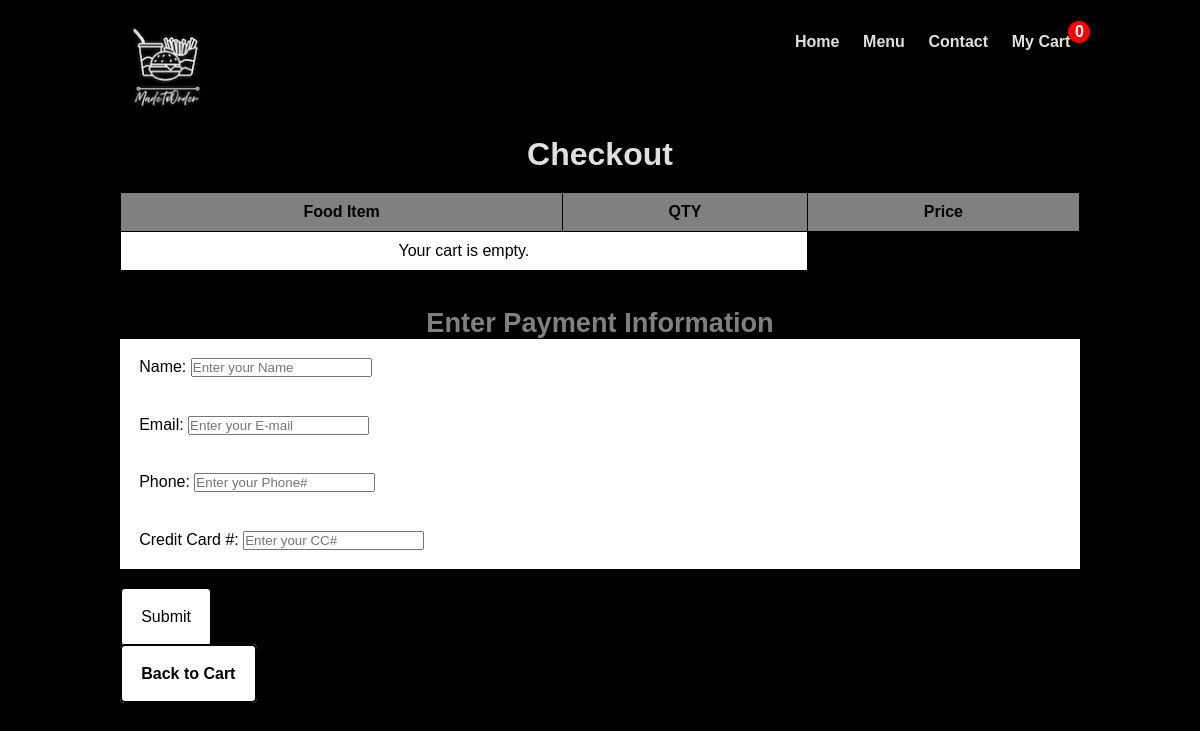
Page /checkout.php on the earlier database version.
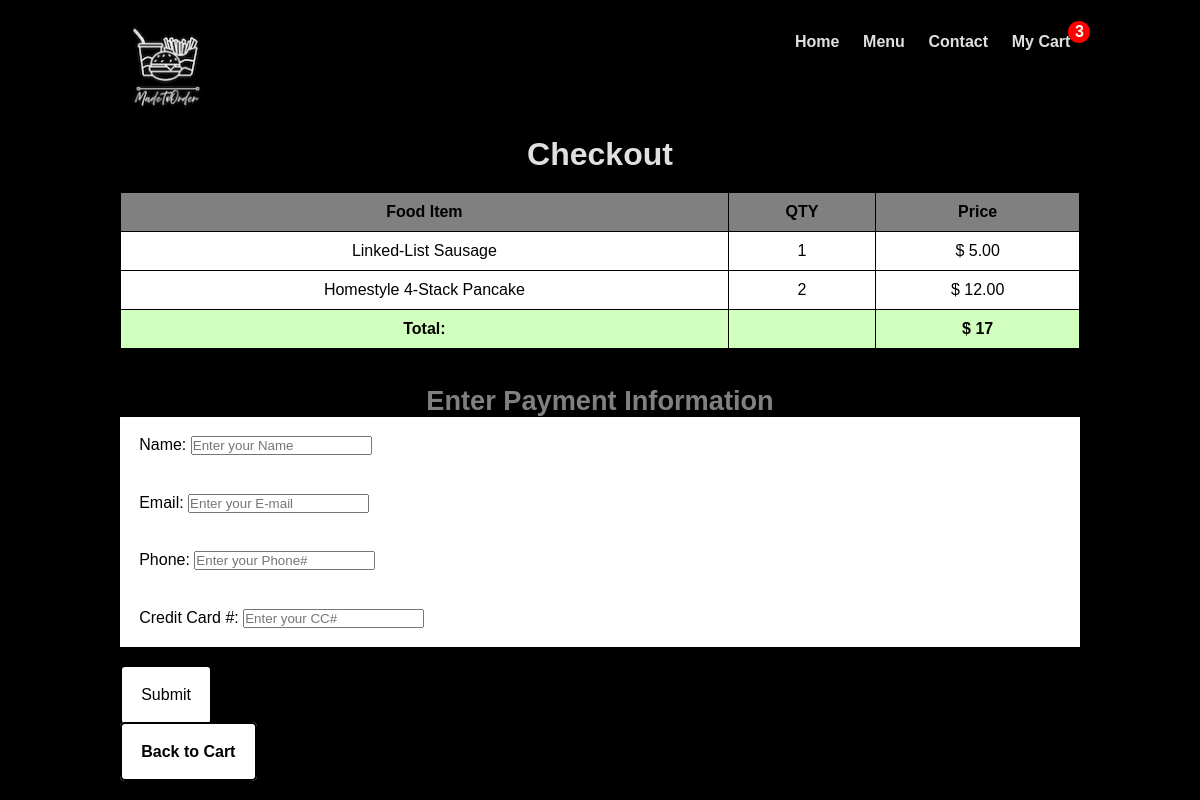
Same page on the later database version.
### tables this page shows
CREATE TABLE `cart` (
  `name` varchar(50) NOT NULL,
  `price` decimal(10,2) NOT NULL,
  `image` varchar(191) NOT NULL,
  `quantity` int(20) NOT NULL,
  `id` int(11) NOT NULL
);

### checkout.php (the view, shortened to what this page needs)
<?php
include ('admin/config/dbcon.php');
$cart_query = mysqli_query($con, "SELECT * FROM `cart`");
$total = 0;
if (mysqli_num_rows($cart_query) > 0) {
    while ($cart_item = mysqli_fetch_assoc($cart_query)) {
        $total += $cart_item['price'];
    }
}
?>
<!DOCTYPE html>
<html lang="en">
<head>
    <link rel="stylesheet" href="style.css">
    <link
    rel="stylesheet"
    href="https://cdnjs.cloudflare.com/ajax/libs/font-awesome/6.4.2/css/all.min.css"
    />
</head>
<body>
    <section class="navbar">
        <div class="container">
            <div class="logo">
                <a href="#" title="Logo">
                    <img src="images\logo.png" alt="Restaurant Logo" class="img-responsive">
                </a>
            </div>
            <div class="menu text-right">
                <ul>
                    <li>
                        <a href="index.php">Home</a>
                    </li>
                    <li>
                        <a href="menu.php">Menu</a>
                    </li>
                    <li>
                    <a href="contact.php">Contact</a>
                    </li>
                    <li>
<?php
$total_quantity_query = mysqli_query($con, "SELECT SUM(quantity) AS total_quantity FROM `cart`");
$total_quantity = mysqli_fetch_assoc($total_quantity_query)['total_quantity'] ?? 0;
?>
                        <a href ="cart.php" class = "cart-icon" id="shoppingCart"><span><?php echo $total_quantity; ?></span>My Cart</a>
                    </li>
                </ul>
            </div>
        </div>
    </section>
    <section class="checkout">
        <div class="container">
            <h2 class="text-center">Checkout</h2>
            <table class="table">
                <thead>
                    <tr>
                        <th>Food Item</th>
                        <th> QTY</th>
                        <th>Price</th>
                    </tr>
                </thead>
                <tbody>
                    <?php
                    $cart_query = mysqli_query($con, "SELECT * FROM `cart`");
                    if (mysqli_num_rows($cart_query) > 0) {
                        while ($cart_item = mysqli_fetch_assoc($cart_query)) {
                            echo "
                                <tr>
                                    <td>{$cart_item['name']}</td>
                                    <td>{$cart_item['quantity']}
                                    <td>$ {$cart_item['price']}</td>
                                </tr>";
                        }
                        echo "
                            <tr style='background-color: #D1FFBD;'>
                                <td><strong>Total:</strong></td>
                                <td></td>
                                <td><strong>$ {$total}</strong></td>
                            </tr>";
                    } else {
                        echo "<tr><td colspan='2'>Your cart is empty.</td></tr>";
                    }
                    ?>
                </tbody>
            </table>
            <form action="" method="POST" >
               <br>
               <br>
                <h3 class="text-center" style="color: grey;"> Enter Payment Information</h3>
                <div class="form-group">
                    <label for="customer_name" style>Name:</label>
                    <input type="text" placeholder="Enter your Name" name="customer_name"  required>
                </div>
                <div class="form-group">
                    <label for="customer_email">Email:</label>
                    <input type="email" name="customer_email" placeholder="Enter your E-mail" required>
                </div>
                <div class="form-group">
                    <label for="customer_phone">Phone:</label>
                    <input type="text" name="customer_phone" placeholder="Enter your Phone#" required>
                </div>
                <div class="form-group">
                    <label for="customer_cc">Credit Card #:</label>
                    <input type="text" name="customer_cc" placeholder="Enter your CC#" maxlength="19" required>
                </div>
                <br>
                <input type="submit" name="place_order" class="btn form-group" placeholder="Place Order">
            </form>
            <br>
            <a href="cart.php" class="btn form-group">Back to Cart</a>
        </div>
    </section>
</body>
</html>

Differences in the rows shown:
added cart: name "Linked-List Sausage", quantity "1", price "5.00"
added cart: name "Homestyle 4-Stack Pancake", quantity "2", price "12.00"
Other differences:
$total_quantity: "0" → "3"
$total: (not shown) → "17"
text no longer shown: "Your cart is empty."
text now shown: "Total: $"
